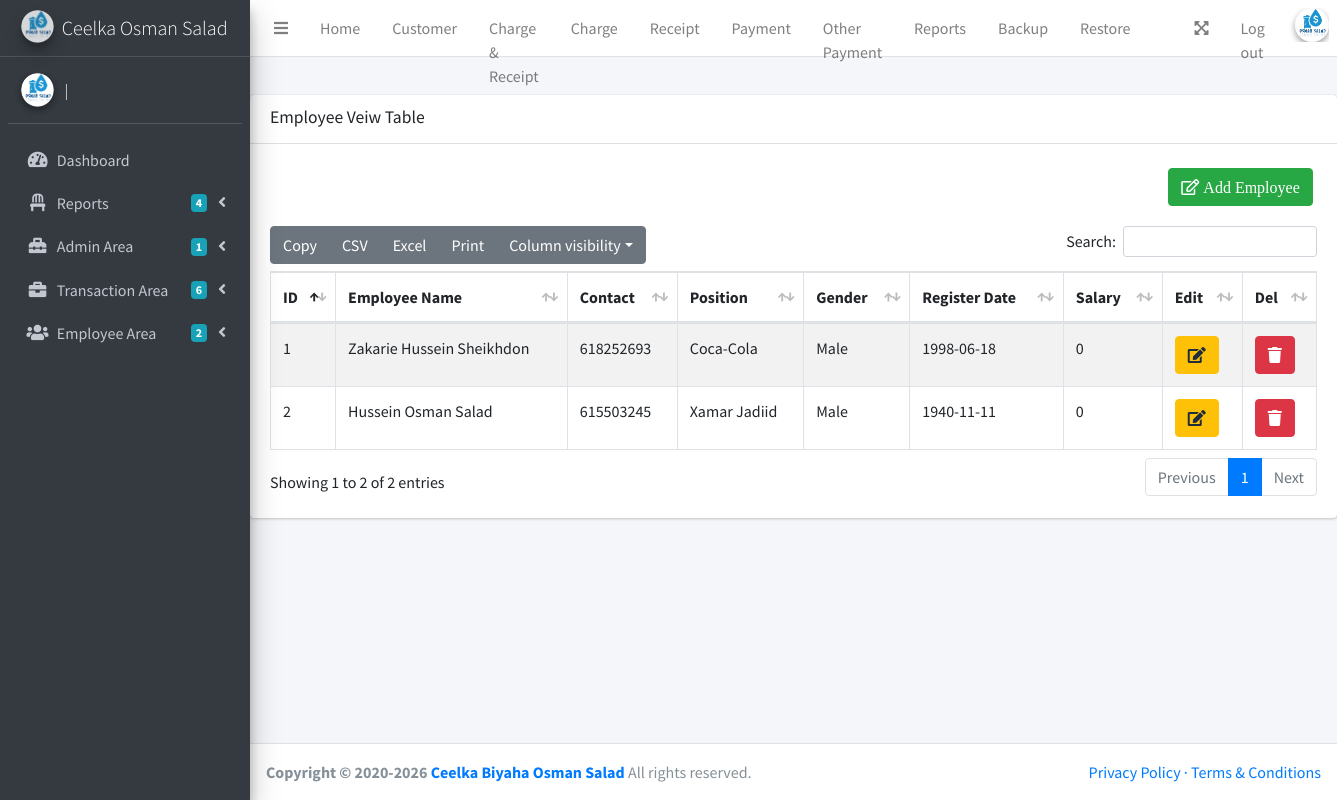
The app's page /VeiwEmployees.php with its own data.
### tables this page shows
CREATE TABLE `employees` (
  `emp_id` int(11) NOT NULL AUTO_INCREMENT,
  `fullname` varchar(50) DEFAULT NULL,
  `contact` varchar(20) DEFAULT NULL,
  `position` varchar(20) NOT NULL,
  `gender` varchar(11) NOT NULL,
  `birthdate` date DEFAULT NULL,
  `salary` int(11) NOT NULL,
  PRIMARY KEY (`emp_id`)
);

### VeiwEmployees.php (the view, shortened to what this page needs)
<?php
include("conn.php");
?>
<!DOCTYPE html>
<html lang="en">
<head>
 <?php include("libirary/head.php"); ?>
</head>
<body class="hold-transition sidebar-mini layout-fixed">
 <div class="wrapper">
  <?php include("libirary/navbar.php"); ?>
  <?php include("libirary/sidebar.php");  ?>
  <div class="content-wrapper">
    <div class="content-header">
    </div>
  <div class="card">
  <div class="card-header">
         <h3 class="card-title">Employee Veiw Table</h3>
         <br>
  </div>
    <div class="row md-2">
     <div class="col-md-10"></div>
     <div class="col-md-2">
      <br>
      <button type="button" class="btn btn-success fas fa-edit" data-toggle="modal" data-target="#insert_employee_modal">
       Add Employee
      </button>
     </div>
    </div>
   <div class="card-body">
     <table id="example1" class="table table-bordered table-striped">
                  <thead>
                  <tr>
                    <th>ID</th>
                    <th>Employee Name</th>
                    <th>Contact</th>
                    <th>Position</th>
                    <th>Gender</th>
                    <th>Register Date</th>
                    <th>Salary</th>
                    <th>Edit</th>
                    <th>Del</th>
                  </tr>
                  </thead>
                  <tbody>
                  <tr>
                    <?php
                    $soo_daabac = mysqli_query($conn, "SELECT * FROM employees ");
                    while ($res = mysqli_fetch_array($soo_daabac)) { ?>
                    <td><?php echo $res[0];  ?></td>
                    <td><?php echo $res[1];  ?></td>
                    <td><?php echo $res[2];  ?></td>
                    <td><?php echo $res[3];  ?></td>
                    <td><?php echo $res[4];  ?></td>
                    <td><?php echo $res[5];  ?></td>
                    <td><?php echo $res[6];  ?></td>
                    <td>
                     <button type="button" alt="<?php echo $res['emp_id'];  ?>" class="btn btn-warning getedit" ><i class="fas fa-edit"></i></button>
                    </td>
                    <td>
                      <a href="VeiwEmployees.php?idd=<?php echo $res['emp_id']; ?>" onclick='return confirm("Matireysa Xogtaan ?")' class="btn btn-danger"><i class="fas fa-trash"></i></a>
                    </td>
                  </tr>
                   <?php
                     }
                    ?>
                  </tbody>
                </table>
   </div>
  </div>
  </div>
  </div>
 <?php include("libirary/footer.php"); ?>
</body>
</html>

### records on screen
employees: emp_id "1", fullname "Zakarie Hussein Sheikhdon", contact "618252693", position "Coca-Cola", gender "Male", birthdate "1998-06-18", salary "0"
employees: emp_id "2", fullname "Hussein Osman Salad", contact "615503245", position "Xamar Jadiid", gender "Male", birthdate "1940-11-11", salary "0"
